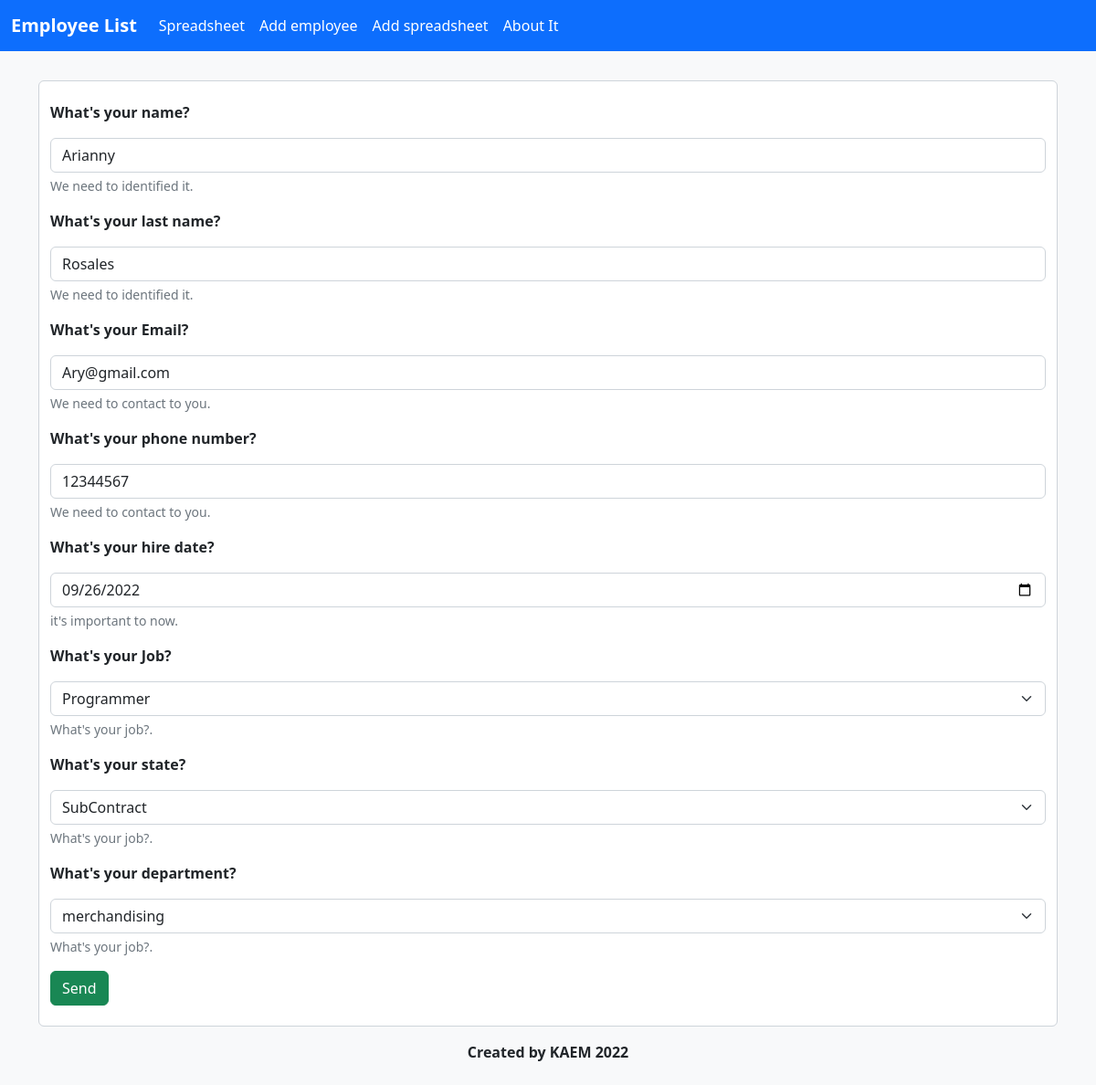
Screenshot of /Views/edit.php?action=edit&data=4 with the database file from the repository.
### tables this page shows
CREATE TABLE `employee` (
  `id` int(11) NOT NULL,
  `f_name` varchar(20) NOT NULL,
  `l_name` varchar(20) NOT NULL,
  `email` varchar(50) NOT NULL,
  `phone` varchar(12) NOT NULL,
  `hire` date NOT NULL,
  `job` int(11) NOT NULL,
  `dept` int(11) NOT NULL,
  `state` int(11) NOT NULL
);

### Controllers/MySqlDB.php (called while the page is built, shortened)
<?php
class MySqlDB extends DB
{
  private string $host = "localhost";
  private string $db = "sign_paradigmas";
  private string $user = "root";
  private string $password = "";
  private string $charset = "utf8mb4";
  private static ?PDO $connection = null;
  private static MySqlDB | null $instance = null;
  public static function getInstance(): PDO
  {
    if (self::$instance == null || self::$connection == null) {
      self::$instance = new MySqlDB();
      $connection = self::$instance->connect();
      return $connection;
    }
    return self::$connection;
  }
  protected function connect(): PDO
  {
    try {
      $connection = "mysql:host=" . $this->host . ";dbname=" . $this->db . ";charset=" . $this->charset;
      $options = [
        PDO::ATTR_ERRMODE => PDO::ERRMODE_EXCEPTION,
        PDO::ATTR_EMULATE_PREPARES => false
      ];
      $pdo = new PDO($connection, $this->user, $this->password, $options);
      return $pdo;
    } catch (PDOException $e) {
      print_r("Error connection: " . $e->getMessage());
    }
  }
}

### Models/employees/BasicEmployeeFactory.php (called while the page is built, shortened)
<?php
include_once "BasicEmployee.php";
class BasicEmployeeFactory extends EmployeeFactory
{
  public function createEmployee(): BasicEmployee
  {
    return new BasicEmployee();
  }
}

### Models/employees/BasicEmployee.php (called while the page is built, shortened)
<?php
if (file_exists("Controllers/MySqlDB.php")) {
  include_once "Controllers/MySqlDB.php";
} else {
  include_once "../Controllers/MySqlDB.php";
}
class BasicEmployee extends Employee
{
  private int $employee_id;
  public function __construct()
  {
    if (!isset($this->connection)) {
      $this->connection = MySqlDB::getInstance();
    }
  }
  public function identify(int $id)
  {
    $this->employee_id = $id;
  }
  public function getOne(): PDOStatement
  {
    return $this->connection->query("SELECT * FROM employee WHERE id = " . $this->employee_id);
  }
}

### Models/jobs/BasicJobFactory.php (called while the page is built, shortened)
<?php
include_once "BasicJob.php";
class BasicJobFactory extends JobFactory
{
  public function createJob(): Job
  {
    return new BasicJob();
  }
}

### Models/jobs/BasicJob.php (called while the page is built, shortened)
<?php
include_once "../Controllers/MySqlDB.php";
class BasicJob extends Job
{
  public function __construct()
  {
    if (!isset($this->connection)) {
      $this->connection = MySqlDB::getInstance();
    }
  }
  public function read()
  {
    return $this->connection->query("SELECT name, id FROM job");
  }
}

### Models/states/BasicStateFactory.php (called while the page is built, shortened)
<?php
include_once "BasicState.php";
class BasicStateFactory extends StateFactory
{
  public function createStatus(): State
  {
    return new BasicState();
  }
}

### Models/states/BasicState.php (called while the page is built, shortened)
<?php
include_once "../Controllers/MySqlDB.php";
class BasicState extends State
{
  public function read()
  {
    return $this->connection?->query("SELECT name, id FROM state");
  }
  public function __construct()
  {
    if (!isset($this->connection)) {
      $this->connection = MySqlDB::getInstance();
    }
  }
}

### Models/departments/BasicDepartmentFactory.php (called while the page is built, shortened)
<?php
include_once "BasicDept.php";
class BasicDepartmentFactory extends DepartmentFactory
{
  public function createDepartment(): Department
  {
    return new BasicDept();
  }
}

### Models/departments/BasicDept.php (called while the page is built, shortened)
<?php
include_once "../Controllers/MySqlDB.php";
class BasicDept extends Department
{
  public function __construct()
  {
    if (!isset($this->connection)) {
      $this->connection = MySqlDB::getInstance();
    }
  }
  public function read()
  {
    return $this->connection->query("SELECT name, id FROM department");
  }
}

### Views/edit.php (the view, shortened to what this page needs)
<!DOCTYPE html>
<html lang="en">
<head>
  <link href="https://cdn.jsdelivr.net/npm/bootstrap@5.2.2/dist/css/bootstrap.min.css" rel="stylesheet">
  <link rel="stylesheet" href="index.css">
</head>
<body>
  <?php
  include_once 'Navbar.php';
  include_once '../Models/departments/BasicDepartmentFactory.php';
  include_once '../Models/jobs/BasicJobFactory.php';
  include_once '../Models/states/BasicStateFactory.php';
  include_once '../Models/employees/BasicEmployeeFactory.php';
  $deptFactory = new BasicDepartmentFactory();
  $stateFactory = new BasicStateFactory();
  $jobFactory = new BasicJobFactory();
  $employeeFactory = new BasicEmployeeFactory();
  $dept = $deptFactory->createDepartment();
  $state = $stateFactory->createStatus();
  $job = $jobFactory->createJob();
  $employee = $employeeFactory->createEmployee();
  if (isset($_GET['data'])) {
    $id = $_GET['data'];
    $employee->identify($id);
    $data = $employee->getOne($id)->fetch(PDO::FETCH_ASSOC);
  }
  $depts = $dept->read();
  $jobs = $job->read();
  $states = $state->read();
  ?>
  <div class="bg-light vw-100 pt-3 py-4">
    <div class="container-md  py-3">
      <form method="post" action="" class="form-control">
        <label for="InputName" class="fw-semibold form-label my-3">What's your name?</label>
        <input required value=<?php echo $data['f_name']; ?> name="IName" type="text" class="form-control" id="InputName" aria-describedby="name">
        <div id="name" class="form-text">We need to identified it.</div>
        <label for="InputLName" class="fw-semibold form-label my-3">What's your last name?</label>
        <input required value=<?php echo $data['l_name']; ?> name="Ilname" type="text" class="form-control" id="InputLName" aria-describedby="lastName">
        <div id="lastName" class="form-text">We need to identified it.</div>
        <label for="InputEmail" class="fw-semibold form-label my-3">What's your Email?</label>
        <input required value=<?php echo $data['email']; ?> name="Iemail" type="email" class="form-control" id="InputEmail" aria-describedby="email">
        <div id="email" class="form-text">We need to contact to you.</div>
        <label for="InputPhone" class="fw-semibold form-label my-3">What's your phone number?</label>
        <input required value=<?php echo $data['phone']; ?> name="Iphone" type="number" min="0" class="form-control" id="InputPhone" aria-describedby="phone">
        <div id="phone" class="form-text">We need to contact to you.</div>
        <label for="InputDate" class="fw-semibold form-label my-3">What's your hire date?</label>
        <input required value=<?php echo $data['hire']; ?> name="Idate" type="date" class="form-control" id="InputDate" aria-describedby="date">
        <div id="date" class="form-text">it's important to now.</div>
        <label for="InputJob" class="fw-semibold form-label my-3">What's your Job?</label>
        <select required id="InputJob" class=" form-select" name="Ijob">
          <?php
          if ($jobs->rowCount() > 0) {
            foreach ($jobs as $job) {
              echo '<option' . (($job['id'] == $data['job']) ? ' Selected ' : '') . ' value="' . $job['id'] . '">' . $job['name'] . '</option>';
            }
          }
          ?>
        </select>
        <div id="jobs" class="form-text">What's your job?.</div>
        <label for="InputState" class="fw-semibold form-label my-3">What's your state?</label>
        <select required id="InputState" class=" form-select" name="Istate">
          <?php
          if ($states->rowCount() > 0) {
            foreach ($states as $state) {
              echo '<option ' . (($state['id'] == $data['state']) ? ' Selected ' : '') . ' value="' . $state['id'] . '">' . $state['name'] . '</option>';
            }
          }
          ?>
        </select>
        <div id="state" class="form-text">What's your job?.</div>
        <label for="InputDept" class="fw-semibold form-label my-3">What's your department?</label>
        <select required id="InputDept" class=" form-select" name="Idept">
          <?php
          if ($depts->rowCount() > 0) {
            foreach ($depts as $dept) {
              echo '<option ' . (($dept['id'] == $data['dept']) ? ' Selected ' : '') . ' value="' . $dept['id'] . '">' . $dept['name'] . '</option>';
            }
          }
          ?>
        </select>
        <div id="state" class="form-text">What's your job?.</div>
        <input type="submit" class="my-3 btn btn-success fs-6" value="Send" />
      </form>
      <?php include_once 'footer.php' ?>
</body>
</html>

### index.css (style rules this page uses)
:root { --Theme-1: #10497A; --Theme-2: #6CB8FB; --Theme-3: #2094FA; --Theme-4: #2A547A; --Theme-5: #1A76C7; }

### rows the page displays
employee: IName "Arianny", Ilname "Rosales", Iemail "Ary@gmail.com", Iphone "12344567", Idate "09/26/2022"

### other values shown
form field Ijob "Programmer"
form field Istate "SubContract"
form field Idept "merchandising"
